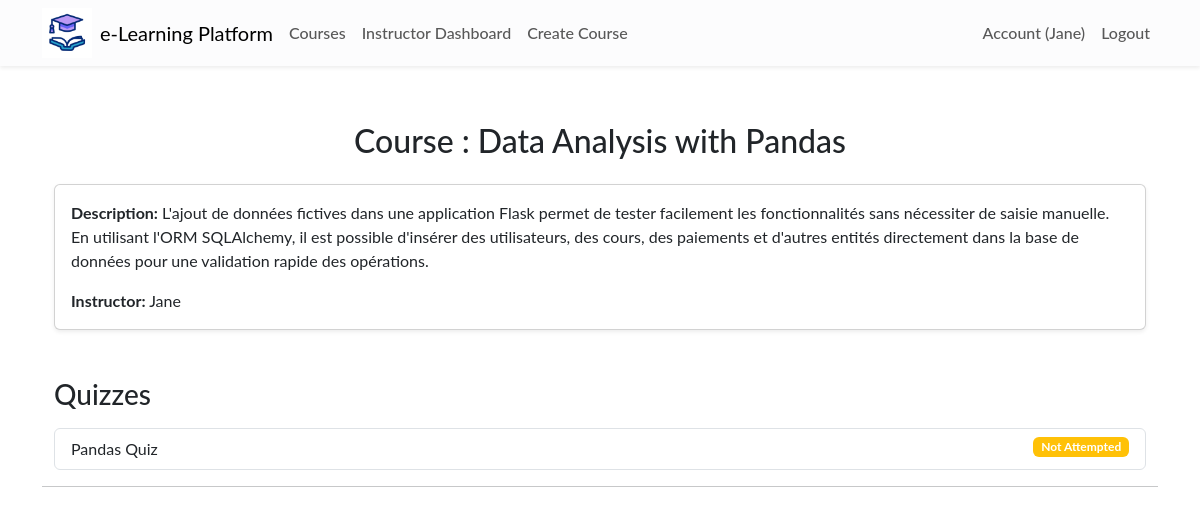
Page /courses/progress/2 (signed in) on the committed database.
### app/models.py (models this page shows, shortened)
class User(db.Model, UserMixin):
    id = db.Column(db.Integer, primary_key=True)
    name = db.Column(db.String(50), nullable=False)
    email = db.Column(db.String(120), unique=True, nullable=False)
    role = db.Column(db.String(10))  # 'student' or 'instructor'
    password_hash = db.Column(db.String(128), nullable=False)
    created_at = db.Column(db.DateTime, default=datetime.utcnow)
    lesson_completions = db.relationship('LessonCompletion', back_populates='student', cascade="all, delete-orphan")

class Course(db.Model):
    id = db.Column(db.Integer, primary_key=True)
    title = db.Column(db.String(100), nullable=False)
    description = db.Column(db.Text, nullable=False)
    courseImage =db.Column(db.String(50), nullable=False, default='default.jpg')
    price = db.Column(db.Float, nullable=False)
    teacher_id = db.Column(db.Integer, db.ForeignKey('user.id'), nullable=False)
    created_at = db.Column(db.DateTime, default=datetime.utcnow)
    instructor = db.relationship('User', backref='courses', lazy=True)
    lessons = db.relationship('Lesson', back_populates='course', lazy=True)  # Change backref to back_populates
    category_id = db.Column(db.Integer, db.ForeignKey('category.id'), nullable=False)
    category = db.relationship('Category', backref='courses', lazy=True)

class Quiz(db.Model):
    id = db.Column(db.Integer, primary_key=True)
    title = db.Column(db.String(100), nullable=False)
    course_id = db.Column(db.Integer, db.ForeignKey('course.id'), nullable=False)
    created_at = db.Column(db.DateTime, default=datetime.utcnow)
    course = db.relationship('Course', backref='quizzes', lazy=True)

### app/routes/course.py (the view)
@bp.route('/progress/<int:course_id>')
@login_required
def course_progress(course_id):
    course = Course.query.get_or_404(course_id)
    enrollment = Enrollment.query.filter_by(student_id=current_user.id, course_id=course.id).first()
    enrolled = enrollment is not None
    if current_user.role == 'student' and not enrolled:
        flash('You must be enrolled in the course to view the lessons.', 'danger')
        return redirect(url_for('course.course_details', course_id=course.id))
    lessons = Lesson.query.filter_by(course_id=course.id).all()
    return render_template('course/course_progress.html', course=course, lessons=lessons, enrolled=enrolled, get_embed_url=get_embed_url)

### app/__init__.py (called while the page is built)
def create_app(config_class='config.Config'):
    app = Flask(__name__)
    app.config.from_object(config_class)
    db.init_app(app)
    migrate.init_app(app, db)
    login_manager.init_app(app)
    login_manager.login_view = 'auth.login'
    mail.init_app(app)
    from .models import User
    @login_manager.user_loader
    def load_user(user_id):
        return User.query.get(int(user_id))
    from .routes.main import bp as main_bp
    from .routes.auth import bp as auth_bp
    from .routes.course import bp as course_bp
    from .routes.admin import bp as admin_bp
    from .routes.payment import bp as payment_bp
    app.register_blueprint(main_bp)
    app.register_blueprint(auth_bp)
    app.register_blueprint(course_bp)
    app.register_blueprint(admin_bp)
    app.register_blueprint(payment_bp)
    return app

### app/templates/course/course_progress.html (shortened to what this page needs)
{% extends 'layout.html' %}
{% block content %}
<div class="container mt-5">
    <h2 class="text-center mb-4"> Course : {{ course.title }}</h2>
    <div class="row g-4">
        <div class="col-md-12">
            <div class="card shadow-sm mb-4">
                <div class="card-body">
                    <p class="card-text"><strong>Description:</strong> {{ course.description }}</p>
                    <p class="card-text"><strong>Instructor:</strong> {{ course.instructor.name }}</p>
                </div>
            </div>
            {% if course.quizzes|length > 0 %}
            <div class="mt-5">
                <h3 class="mb-3">Quizzes</h3>
                <div class="list-group">
                    {% for quiz in course.quizzes %}
                    <a href="{{ url_for('course.take_quiz', quiz_id=quiz.id) }}" class="list-group-item list-group-item-action">
                        {{ quiz.title }}
                        {% set attempt = quiz.attempts | selectattr('student_id', 'equalto', current_user.id) | first %}
                        {% if attempt %}
                        <span class="badge bg-success float-end">Score: {{ attempt.score }}%</span> (Already Attempted)
                        {% else %}
                        <span class="badge bg-warning float-end">Not Attempted</span>
                        {% endif %}
                    </a>
                    {% endfor %}
                </div>
            </div>
            {% endif %}
        </div>
    </div>
</div>
<hr>
{% endblock %}

### app/templates/layout.html (shortened to what this page needs)
<!DOCTYPE html>
<html lang="en">
<head>
  <link href="https://cdn.jsdelivr.net/npm/bootstrap@5.3.3/dist/css/bootstrap.min.css" rel="stylesheet"
 />
    <link rel="stylesheet" href="https://cdnjs.cloudflare.com/ajax/libs/font-awesome/6.0.0-beta3/css/all.min.css">
  <link rel="stylesheet" href="{{ url_for('static', filename='css/main.css') }}" />
</head>
<body>
  <nav class="navbar navbar-expand-lg navbar-light bg-light-subtle shadow-sm sticky-top">
    <div class="container ">
      <img width="50px" src="{{ url_for('static', filename='/img/icone.gif') }}" alt="">
      <a class="navbar-brand mx-2" href="{{ url_for('main.index') }}">e-Learning Platform</a>
      <div class="collapse navbar-collapse" id="navbarNav">
        <ul class="navbar-nav me-auto mb-2 mb-lg-0">
          <li class="nav-item">
            <a class="nav-link" href="{{ url_for('course.list_courses') }}">Courses</a>
          </li>
          {% if current_user.is_authenticated %}
          {% if current_user.role == 'instructor' %}
          <li class="nav-item">
            <a class="nav-link" href="{{ url_for('course.instructor_dashboard') }}">Instructor Dashboard</a>
          </li>
          <li class="nav-item">
            <a class="nav-link" href="{{ url_for('course.create_course') }}">Create Course</a>
          </li>
          {% elif current_user.role == 'student' %}
          <li class="nav-item">
            <a class="nav-link" href="{{ url_for('course.student_dashboard') }}">Student Dashboard</a>
          </li>
          {% elif current_user.role == 'admin' %}
          <li class="nav-item">
            <a class="nav-link" href="{{ url_for('admin.admin') }}">Admin Dashboard</a>
          </li>
          <li><a class="nav-link" href="{{ url_for('admin.manage_users') }}">Manage Users</a></li>
          <li><a class="nav-link" href="{{ url_for('course.add_category') }}">Manage Category</a></li>
          {% endif %}
          {% endif %}
        </ul>
        <ul class="navbar-nav ms-auto">
          {% if current_user.is_authenticated %}
          <li class="nav-item">
            <a class="nav-link" href="{{ url_for('auth.account') }}">Account ({{ current_user.name }})</a>
          </li>
          <li class="nav-item">
            <a class="nav-link" href="{{ url_for('auth.logout') }}">Logout</a>
          </li>
          {% endif %}
        </ul>
      </div>
    </div>
  </nav>
  <div class="container mt-2">{% include 'flash_msg.html' %} {% block content %}{% endblock %}</div>
</body>
</html>

### app/static/css/main.css (style rules this page uses)
:root { --vert: #7b9b2b; --roze: #fc83cd33; --blue: #0b76b488; }
* { font-family: 'Lato', sans-serif; }
.nav-link { font-weight: 500; position: relative; border: none; }
@media (min-width: 768px) { .nav-link { font-size: 1rem; } }
@media (min-width: 768px) { .nav-link::before { content: ''; position: absolute; bottom: 0; left: 50%; transform: translatex(-50%); width: 0%; height: 2px; background-color: var(--blue); visibility: hidden; transition: 0.3s ease-in-out; } }

### rows in the picture
User: name "Jane", instructor.name "Jane"
Course: title "Data Analysis with Pandas", description "L'ajout de données fictives dans une application Flask permet de tester facilement les fonctionnalités sans nécessiter de saisie manuelle. En utilisant l'ORM SQLAlchemy, il est possible d'insérer des utilisateurs, des cours, des paiements et d'autres entités directement dans la base de données pour une validation rapide des opérations."
Quiz: title "Pandas Quiz"
